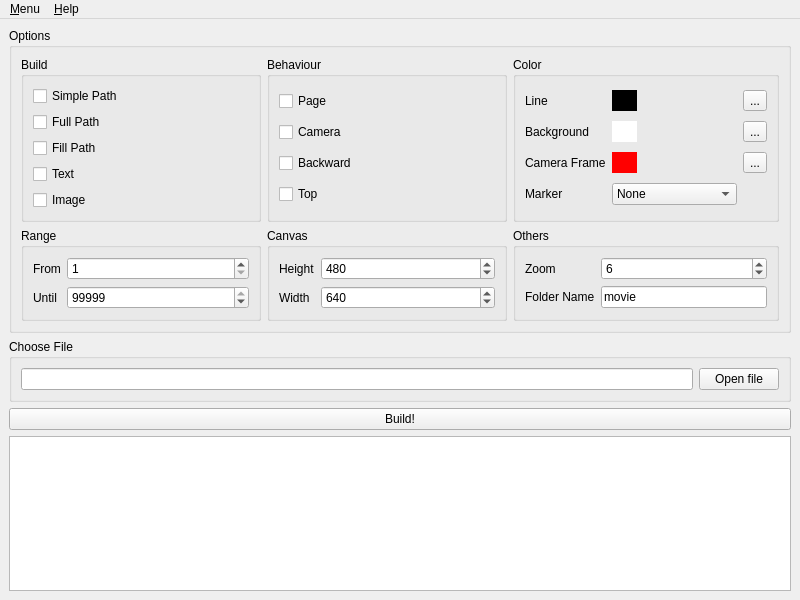
<?xml version="1.0" encoding="UTF-8"?>
<ui version="4.0">
 <class>MainWindow</class>
 <widget class="QMainWindow" name="MainWindow">
  <property name="geometry">
   <rect>
    <x>0</x>
    <y>0</y>
    <width>800</width>
    <height>600</height>
   </rect>
  </property>
  <property name="windowTitle">
   <string>SVG Build</string>
  </property>
  <widget class="QWidget" name="centralWidget">
   <layout class="QVBoxLayout" name="verticalLayout_3">
    <item>
     <widget class="QGroupBox" name="optionsGroupBox">
      <property name="title">
       <string>Options</string>
      </property>
      <layout class="QGridLayout" name="gridLayout_2">
       <item row="0" column="0">
        <widget class="QGroupBox" name="buildGroupBox">
         <property name="title">
          <string>Build</string>
         </property>
         <layout class="QVBoxLayout" name="verticalLayout">
          <item>
           <widget class="QCheckBox" name="simplePathCheckBox">
            <property name="text">
             <string>Simple Path</string>
            </property>
           </widget>
          </item>
          <item>
           <widget class="QCheckBox" name="fullPathCheckBox">
            <property name="text">
             <string>Full Path</string>
            </property>
           </widget>
          </item>
          <item>
           <widget class="QCheckBox" name="fillPathCheckBox">
            <property name="text">
             <string>Fill Path</string>
            </property>
           </widget>
          </item>
          <item>
           <widget class="QCheckBox" name="textCheckBox">
            <property name="text">
             <string>Text</string>
            </property>
           </widget>
          </item>
          <item>
           <widget class="QCheckBox" name="imageCheckBox">
            <property name="text">
             <string>Image</string>
            </property>
           </widget>
          </item>
         </layout>
        </widget>
       </item>
       <item row="1" column="0">
        <widget class="QGroupBox" name="rangeGroupBox">
         <property name="title">
          <string>Range</string>
         </property>
         <layout class="QFormLayout" name="formLayout">
          <item row="0" column="0">
           <widget class="QLabel" name="fromLabel">
            <property name="text">
             <string>From</string>
            </property>
           </widget>
          </item>
          <item row="0" column="1">
           <widget class="QSpinBox" name="fromSpinBox">
            <property name="sizePolicy">
             <sizepolicy hsizetype="MinimumExpanding" vsizetype="Fixed">
              <horstretch>0</horstretch>
              <verstretch>0</verstretch>
             </sizepolicy>
            </property>
            <property name="minimum">
             <number>1</number>
            </property>
            <property name="maximum">
             <number>99999</number>
            </property>
           </widget>
          </item>
          <item row="1" column="0">
           <widget class="QLabel" name="untilLabel">
            <property name="text">
             <string>Until</string>
            </property>
           </widget>
          </item>
          <item row="1" column="1">
           <widget class="QSpinBox" name="untilSpinBox">
            <property name="sizePolicy">
             <sizepolicy hsizetype="MinimumExpanding" vsizetype="Fixed">
              <horstretch>0</horstretch>
              <verstretch>0</verstretch>
             </sizepolicy>
            </property>
            <property name="minimum">
             <number>1</number>
            </property>
            <property name="maximum">
             <number>99999</number>
            </property>
            <property name="value">
             <number>99999</number>
            </property>
           </widget>
          </item>
         </layout>
        </widget>
       </item>
       <item row="0" column="1">
        <widget class="QGroupBox" name="behaviourGroupBox">
         <property name="title">
          <string>Behaviour</string>
         </property>
         <layout class="QVBoxLayout" name="verticalLayout_2">
          <item>
           <widget class="QCheckBox" name="pageCheckBox">
            <property name="text">
             <string>Page</string>
            </property>
           </widget>
          </item>
          <item>
           <widget class="QCheckBox" name="cameraCheckBox">
            <property name="text">
             <string>Camera</string>
            </property>
           </widget>
          </item>
          <item>
           <widget class="QCheckBox" name="backwardCheckBox">
            <property name="text">
             <string>Backward</string>
            </property>
           </widget>
          </item>
          <item>
           <widget class="QCheckBox" name="topCheckBox">
            <property name="text">
             <string>Top</string>
            </property>
           </widget>
          </item>
         </layout>
        </widget>
       </item>
       <item row="0" column="2">
        <widget class="QGroupBox" name="colorGroupBox">
         <property name="title">
          <string>Color</string>
         </property>
         <layout class="QGridLayout" name="gridLayout">
          <item row="0" column="0">
           <widget class="QLabel" name="lineLabel">
            <property name="text">
             <string>Line</string>
            </property>
           </widget>
          </item>
          <item row="0" column="1">
           <widget class="QWidget" name="lineColorWidget" native="true">
            <property name="sizePolicy">
             <sizepolicy hsizetype="Maximum" vsizetype="Minimum">
              <horstretch>0</horstretch>
              <verstretch>0</verstretch>
             </sizepolicy>
            </property>
            <property name="minimumSize">
             <size>
              <width>25</width>
              <height>0</height>
             </size>
            </property>
            <property name="styleSheet">
             <string notr="true">background-color: black </string>
            </property>
           </widget>
          </item>
          <item row="0" column="2">
           <widget class="QToolButton" name="lineToolButton">
            <property name="text">
             <string>...</string>
            </property>
           </widget>
          </item>
          <item row="2" column="1">
           <widget class="QWidget" name="cameraFrameColorWidget" native="true">
            <property name="sizePolicy">
             <sizepolicy hsizetype="Maximum" vsizetype="Minimum">
              <horstretch>0</horstretch>
              <verstretch>0</verstretch>
             </sizepolicy>
            </property>
            <property name="minimumSize">
             <size>
              <width>25</width>
              <height>0</height>
             </size>
            </property>
            <property name="styleSheet">
             <string notr="true">background-color: red</string>
            </property>
           </widget>
          </item>
          <item row="1" column="0">
           <widget class="QLabel" name="backgroundLabel">
            <property name="text">
             <string>Background</string>
            </property>
           </widget>
          </item>
          <item row="2" column="0">
           <widget class="QLabel" name="cameraFrameLabel">
            <property name="text">
             <string>Camera Frame</string>
            </property>
           </widget>
          </item>
          <item row="1" column="2">
           <widget class="QToolButton" name="backgroundToolButton">
            <property name="text">
             <string>...</string>
            </property>
           </widget>
          </item>
          <item row="2" column="2">
           <widget class="QToolButton" name="cameraFrameToolButton">
            <property name="text">
             <string>...</string>
            </property>
           </widget>
          </item>
          <item row="3" column="0">
           <widget class="QLabel" name="markerLabel">
            <property name="text">
             <string>Marker</string>
            </property>
           </widget>
          </item>
          <item row="3" column="1">
           <widget class="QComboBox" name="markerComboBox">
            <property name="minimumSize">
             <size>
              <width>125</width>
              <height>0</height>
             </size>
            </property>
            <item>
             <property name="text">
              <string>None</string>
             </property>
            </item>
            <item>
             <property name="text">
              <string>Diamond</string>
             </property>
             <property name="icon">
              <iconset resource="resource.qrc">
               <normaloff>:/diamond.png</normaloff>:/diamond.png</iconset>
             </property>
            </item>
            <item>
             <property name="text">
              <string>Scissor</string>
             </property>
             <property name="icon">
              <iconset resource="resource.qrc">
               <normaloff>:/scissor.png</normaloff>:/scissor.png</iconset>
             </property>
            </item>
            <item>
             <property name="text">
              <string>Triangle</string>
             </property>
             <property name="icon">
              <iconset resource="resource.qrc">
               <normaloff>:/triangle.png</normaloff>:/triangle.png</iconset>
             </property>
            </item>
           </widget>
          </item>
          <item row="1" column="1">
           <widget class="QWidget" name="backgroundColorWidget" native="true">
            <property name="sizePolicy">
             <sizepolicy hsizetype="Maximum" vsizetype="Minimum">
              <horstretch>0</horstretch>
              <verstretch>0</verstretch>
             </sizepolicy>
            </property>
            <property name="minimumSize">
             <size>
              <width>25</width>
              <height>0</height>
             </size>
            </property>
            <property name="styleSheet">
             <string notr="true">background-color: white</string>
            </property>
           </widget>
          </item>
         </layout>
        </widget>
       </item>
       <item row="1" column="1">
        <widget class="QGroupBox" name="canvasGroupBox">
         <property name="title">
          <string>Canvas</string>
         </property>
         <layout class="QFormLayout" name="formLayout_2">
          <item row="0" column="0">
           <widget class="QLabel" name="heightLabel">
            <property name="text">
             <string>Height</string>
            </property>
           </widget>
          </item>
          <item row="0" column="1">
           <widget class="QSpinBox" name="heightSpinBox">
            <property name="sizePolicy">
             <sizepolicy hsizetype="MinimumExpanding" vsizetype="Fixed">
              <horstretch>0</horstretch>
              <verstretch>0</verstretch>
             </sizepolicy>
            </property>
            <property name="minimum">
             <number>1</number>
            </property>
            <property name="maximum">
             <number>1920</number>
            </property>
            <property name="value">
             <number>480</number>
            </property>
           </widget>
          </item>
          <item row="1" column="0">
           <widget class="QLabel" name="widthLabel">
            <property name="text">
             <string>Width</string>
            </property>
           </widget>
          </item>
          <item row="1" column="1">
           <widget class="QSpinBox" name="widthSpinBox">
            <property name="sizePolicy">
             <sizepolicy hsizetype="MinimumExpanding" vsizetype="Fixed">
              <horstretch>0</horstretch>
              <verstretch>0</verstretch>
             </sizepolicy>
            </property>
            <property name="minimum">
             <number>1</number>
            </property>
            <property name="maximum">
             <number>2560</number>
            </property>
            <property name="value">
             <number>640</number>
            </property>
           </widget>
          </item>
         </layout>
        </widget>
       </item>
       <item row="1" column="2">
        <widget class="QGroupBox" name="othersGroupBox">
         <property name="title">
          <string>Others</string>
         </property>
         <layout class="QFormLayout" name="formLayout_3">
          <item row="0" column="0">
           <widget class="QLabel" name="zoomLabel">
            <property name="text">
             <string>Zoom</string>
            </property>
           </widget>
          </item>
          <item row="0" column="1">
           <widget class="QSpinBox" name="zoomSpinBox">
            <property name="sizePolicy">
             <sizepolicy hsizetype="MinimumExpanding" vsizetype="Fixed">
              <horstretch>0</horstretch>
              <verstretch>0</verstretch>
             </sizepolicy>
            </property>
            <property name="minimum">
             <number>1</number>
            </property>
            <property name="maximum">
             <number>10</number>
            </property>
            <property name="value">
             <number>6</number>
            </property>
           </widget>
          </item>
          <item row="1" column="0">
           <widget class="QLabel" name="folderNameLabel">
            <property name="text">
             <string>Folder Name</string>
            </property>
           </widget>
          </item>
          <item row="1" column="1">
           <widget class="QLineEdit" name="folderNameLineEdit">
            <property name="text">
             <string>movie</string>
            </property>
           </widget>
          </item>
         </layout>
        </widget>
       </item>
      </layout>
     </widget>
    </item>
    <item>
     <widget class="QGroupBox" name="chooseFileGroupBox">
      <property name="title">
       <string>Choose File</string>
      </property>
      <layout class="QHBoxLayout" name="horizontalLayout">
       <item>
        <widget class="QLineEdit" name="openFileLineEdit">
         <property name="readOnly">
          <bool>true</bool>
         </property>
        </widget>
       </item>
       <item>
        <widget class="QPushButton" name="openFilePushButton">
         <property name="text">
          <string>Open file</string>
         </property>
        </widget>
       </item>
      </layout>
     </widget>
    </item>
    <item>
     <widget class="QPushButton" name="buildPushButton">
      <property name="text">
       <string>Build!</string>
      </property>
     </widget>
    </item>
    <item>
     <widget class="QTextEdit" name="outputTextEdit">
      <property name="readOnly">
       <bool>true</bool>
      </property>
      <property name="textInteractionFlags">
       <set>Qt::TextSelectableByKeyboard|Qt::TextSelectableByMouse</set>
      </property>
     </widget>
    </item>
   </layout>
  </widget>
  <widget class="QMenuBar" name="menuBar">
   <property name="geometry">
    <rect>
     <x>0</x>
     <y>0</y>
     <width>800</width>
     <height>25</height>
    </rect>
   </property>
   <widget class="QMenu" name="menuMenu">
    <property name="title">
     <string>&amp;Menu</string>
    </property>
    <addaction name="actionSetting"/>
    <addaction name="separator"/>
    <addaction name="actionExit"/>
   </widget>
   <widget class="QMenu" name="menuHelp">
    <property name="title">
     <string>&amp;Help</string>
    </property>
    <addaction name="actionSVGBuild_Help"/>
    <addaction name="actionAbout"/>
   </widget>
   <addaction name="menuMenu"/>
   <addaction name="menuHelp"/>
  </widget>
  <action name="actionSetting">
   <property name="text">
    <string>&amp;Setting</string>
   </property>
  </action>
  <action name="actionExit">
   <property name="text">
    <string>E&amp;xit</string>
   </property>
  </action>
  <action name="actionSVGBuild_Help">
   <property name="text">
    <string>SVGBuild &amp;Help</string>
   </property>
  </action>
  <action name="actionAbout">
   <property name="text">
    <string>&amp;About</string>
   </property>
  </action>
 </widget>
 <resources>
  <include location="resource.qrc"/>
 </resources>
 <connections/>
 <slots>
  <slot>appendLine(QString)</slot>
  <slot>selectFile()</slot>
  <slot>openLineColorPicker()</slot>
  <slot>openBackgroundColorPicker()</slot>
  <slot>openFrameColorPicker()</slot>
  <slot>openSettingsDialog()</slot>
  <slot>proceedBuildUp()</slot>
  <slot>finished()</slot>
  <slot>resetThread()</slot>
 </slots>
</ui>
